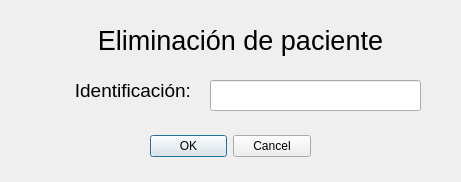
<?xml version="1.0" encoding="UTF-8"?>
<ui version="4.0">
 <class>Dialog</class>
 <widget class="QDialog" name="Dialog">
  <property name="geometry">
   <rect>
    <x>0</x>
    <y>0</y>
    <width>461</width>
    <height>182</height>
   </rect>
  </property>
  <property name="windowTitle">
   <string>Dialog</string>
  </property>
  <widget class="QLineEdit" name="ident">
   <property name="geometry">
    <rect>
     <x>210</x>
     <y>80</y>
     <width>211</width>
     <height>31</height>
    </rect>
   </property>
  </widget>
  <widget class="QLabel" name="label">
   <property name="geometry">
    <rect>
     <x>70</x>
     <y>80</y>
     <width>121</width>
     <height>21</height>
    </rect>
   </property>
   <property name="font">
    <font>
     <pointsize>14</pointsize>
    </font>
   </property>
   <property name="text">
    <string>Identificación:</string>
   </property>
   <property name="alignment">
    <set>Qt::AlignRight|Qt::AlignTrailing|Qt::AlignVCenter</set>
   </property>
  </widget>
  <widget class="QDialogButtonBox" name="buttonBox_2">
   <property name="geometry">
    <rect>
     <x>150</x>
     <y>130</y>
     <width>161</width>
     <height>32</height>
    </rect>
   </property>
   <property name="orientation">
    <enum>Qt::Horizontal</enum>
   </property>
   <property name="standardButtons">
    <set>QDialogButtonBox::Cancel|QDialogButtonBox::Ok</set>
   </property>
  </widget>
  <widget class="QLabel" name="label_2">
   <property name="geometry">
    <rect>
     <x>70</x>
     <y>20</y>
     <width>341</width>
     <height>41</height>
    </rect>
   </property>
   <property name="font">
    <font>
     <pointsize>20</pointsize>
    </font>
   </property>
   <property name="text">
    <string>Eliminación de paciente</string>
   </property>
   <property name="alignment">
    <set>Qt::AlignCenter</set>
   </property>
  </widget>
 </widget>
 <resources/>
 <connections/>
</ui>
